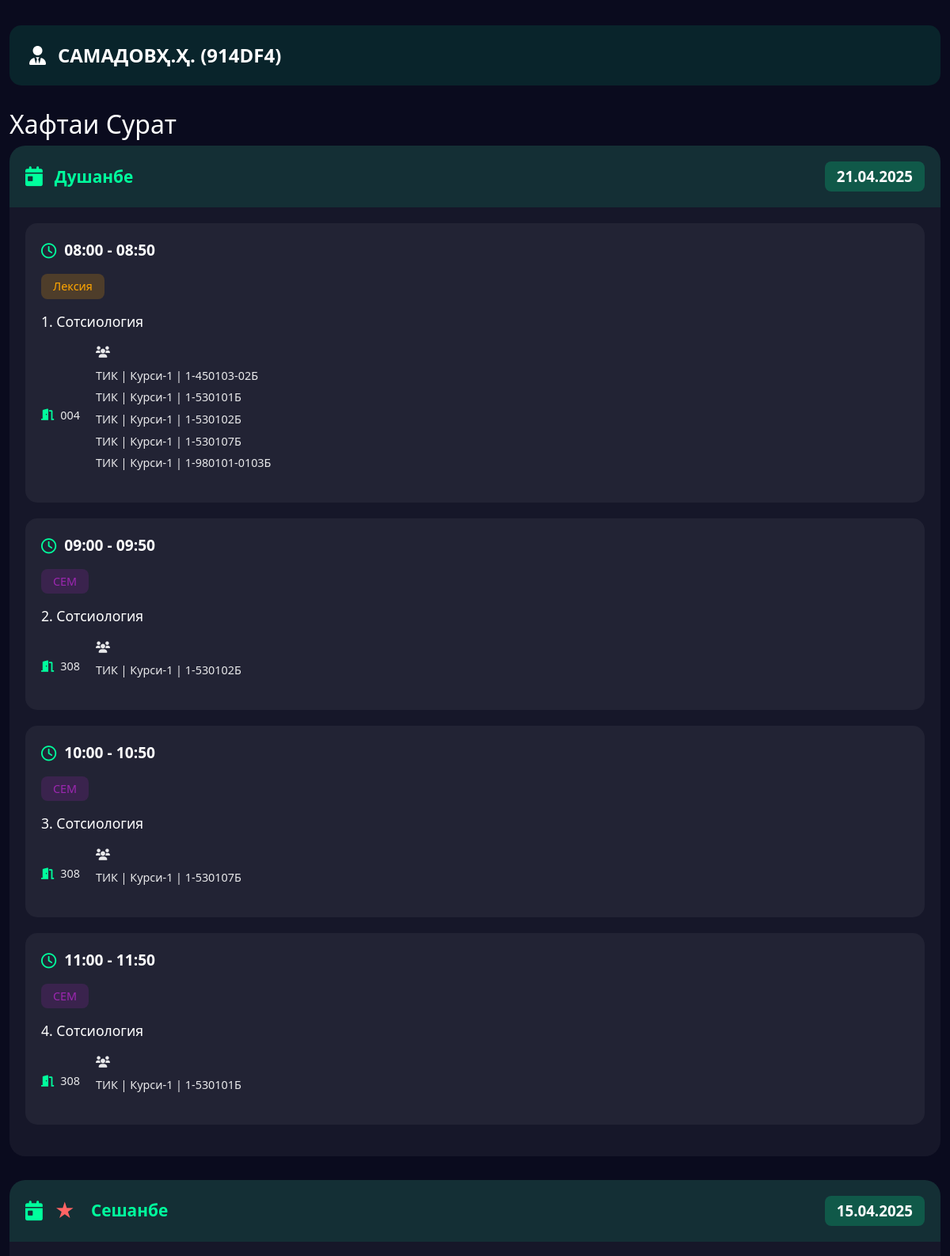
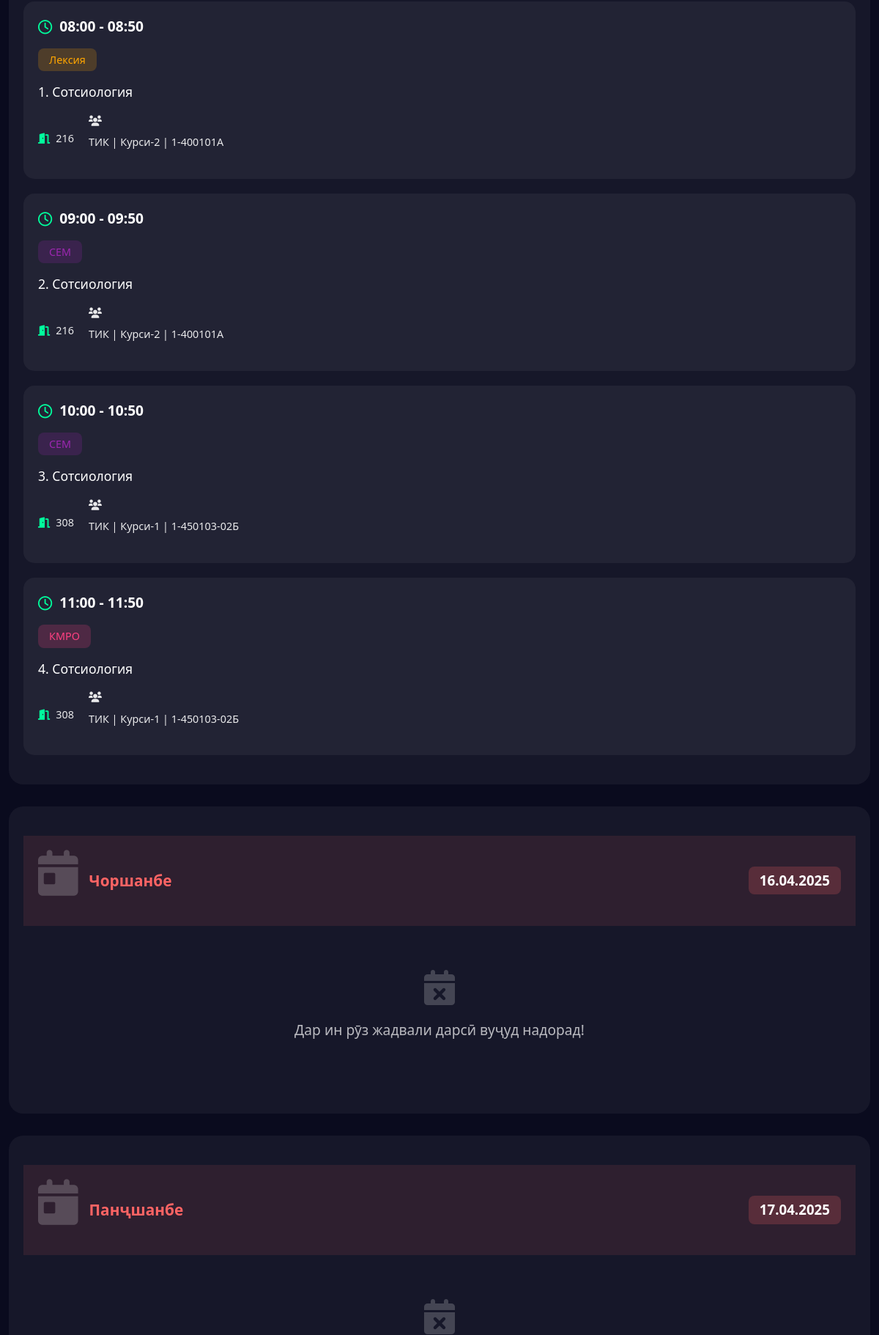
The app's page /teacher/914DF4 (upper part) with its own data (2 pictures, top to bottom).
### tables this page shows
CREATE TABLE teachers (
        id INTEGER PRIMARY KEY AUTOINCREMENT,
        teacher_name TEXT NOT NULL UNIQUE,
        teacher_code TEXT NOT NULL
    );

CREATE TABLE schedules (
        id INTEGER PRIMARY KEY AUTOINCREMENT,
        faculty TEXT NOT NULL,
        course TEXT NOT NULL,
        "group" TEXT NOT NULL,
        day TEXT NOT NULL,
        lesson_time TEXT NOT NULL,
        lesson_type TEXT,
        subject TEXT NOT NULL,
        teacher TEXT NOT NULL,
        room TEXT NOT NULL,
        week_type TEXT NOT NULL CHECK (week_type IN ('Четный', 'Нечетный'))
    );

### app.py (the view)
@app.route('/teacher/<teacher_code>')
def show_teacher_schedule(teacher_code):
    conn = get_db_connection()
    try:
        teacher = conn.execute('SELECT teacher_name FROM teachers WHERE teacher_code=?', (teacher_code,)).fetchone()
        if not teacher:
            flash('Noto‘g‘ri muallim kodi!', 'danger')
            return redirect(url_for('main'))
        teacher_name = teacher['teacher_name']
        lessons = conn.execute('SELECT * FROM schedules ORDER BY lesson_time').fetchall()
        current_week_type = get_week_type()
        week_types = ['Четный', 'Нечетный'] if current_week_type == 'Четный' else ['Нечетный', 'Четный']
        display_week_types = {week_type: display_week_type(week_type) for week_type in week_types}
        schedule = {week_type: {} for week_type in week_types}
        week_dates = get_current_week_dates()
        ordered_days = DAYS_OF_WEEK
        today = datetime.today().strftime('%d.%m.%Y')
        current_day = DAYS_OF_WEEK[datetime.today().weekday()]
        for week_type in week_types:
            for day_name in ordered_days:
                schedule[week_type][day_name] = {
                    'date': week_dates[day_name],
                    'weekday': DAYS_OF_WEEK.index(day_name),
                    'lessons': [],
                    'is_today': day_name == current_day and week_dates[day_name] == today and week_type == current_week_type
                }
        for lesson in lessons:
            lesson_teacher = lesson['teacher']
            normalized_lesson_teacher = normalize_teacher_name(lesson_teacher)
            if are_names_similar(normalized_lesson_teacher, teacher_name, threshold=0.85):
                day_name = lesson['day']
                week_type = lesson['week_type']
                if day_name in schedule[week_type]:
                    schedule[week_type][day_name]['lessons'].append({
                        'time': lesson['lesson_time'],
                        'type': lesson['lesson_type'],
                        'subject': lesson['subject'],
                        'room': lesson['room'],
                        'group': f"{lesson['faculty']} | {lesson['course']} | {lesson['group']}"
                    })
        for week_type in week_types:
            for day_name in ordered_days:
                lessons = schedule[week_type][day_name]['lessons']
                if lessons:
                    lessons_by_time = {}
                    for lesson in lessons:
                        time = lesson['time']
                        if time not in lessons_by_time:
                            lessons_by_time[time] = []
                        lessons_by_time[time].append(lesson)
                    new_lessons = []
                    for time in sorted(lessons_by_time.keys()):
                        time_lessons = lessons_by_time[time]
                        groups = [l['group'] for l in time_lessons]
                        first_lesson = time_lessons[0]
                        new_lessons.append({
                            'time': time,
                            'type': first_lesson['type'],
                            'subject': first_lesson['subject'],
                            'room': first_lesson['room'],
                            'groups': groups
                        })
                    schedule[week_type][day_name]['lessons'] = new_lessons
    finally:
        conn.close()
    return render_template('teacher_schedule.html', schedule=schedule, teacher_name=teacher_name,
                          teacher_code=teacher_code, display_week_types=display_week_types)

### app.py (called while the page is built)
def get_db_connection():
    conn = sqlite3.connect(DB_PATH)
    conn.row_factory = sqlite3.Row
    return conn

def normalize_teacher_name(teacher_name):
    teacher_name = teacher_name.strip()
    prefixes = ["н.и техникӣ", "н.и.иқтисодӣ", "н.и.", "дотс.", "проф.", "техникӣ", "иқтисодӣ", "доц.", "профессор", "профессори", "доцент", "доценти", "таърих", "таърихи", "мудири"]
    for prefix in prefixes:
        if prefix in teacher_name:
            teacher_name = teacher_name.replace(prefix, "").strip()
    parts = teacher_name.split()
    if len(parts) == 1:
        return parts[0]
    elif len(parts) > 1 and parts[-1].replace(".", "").isupper():
        return " ".join(parts[-2:])
    return teacher_name

def are_names_similar(name1, name2, threshold=0.8):
    similarity = SequenceMatcher(None, name1, name2).ratio()
    return similarity >= threshold

def get_current_week_dates():
    today = datetime.now()
    week_dates = {}
    for i in range(7):
        target_date = today + timedelta(days=i)
        weekday_num = target_date.weekday()
        day_name = DAYS_OF_WEEK[weekday_num]
        week_dates[day_name] = target_date.strftime("%d.%m.%Y")
    return week_dates

def get_week_type():
    today = datetime.today()
    week_number = today.isocalendar()[1]
    return 'Четный' if week_number % 2 == 0 else 'Нечетный'

def display_week_type(week_type):
    return "Сурат" if week_type == "Четный" else "Махрач"

### templates/teacher_schedule.html (shortened to what this page needs)
<!DOCTYPE html>
<html lang="tg">
<head>
    <link href="https://cdn.jsdelivr.net/npm/bootstrap@5.3.0/dist/css/bootstrap.min.css" rel="stylesheet">
    <link href="https://cdnjs.cloudflare.com/ajax/libs/font-awesome/6.0.0/css/all.min.css" rel="stylesheet">
    <link href="{{ url_for('static', filename='css/styles.css') }}" rel="stylesheet">
</head>
<body>
    <div class="container">
        <div class="group-header">
            <i class="fas fa-user-tie"></i>
            <span class="group-name">{{ teacher_name }} ({{ teacher_code }})</span>
        </div>
        {% for week_type, days in schedule.items() %}
            <form name="{{ display_week_types[week_type] }}">
                <div class="week-section">
                    <h2>Хафтаи {{ display_week_types[week_type] }}</h2>
                    {% for day_name, data in days.items() %}
                        <div class="day-card {% if data.lessons|length > 0 %}has-lessons{% else %}no-lessons{% endif %}">
                            <div class="day-header">
                                <i class="fas fa-calendar-day"></i>
                                {% if data.is_today %}
                                    <span class="today-marker">★</span>
                                {% endif %}
                                <span class="day-name">{{ day_name }}</span>
                                <span class="day-date">{{ data.date }}</span>
                            </div>
                            <div class="lessons-container">
                                {% if data.weekday == 6 %}
                                    <div class="no-lessons sunday">
                                        <i class="fas fa-coffee"></i>
                                        <p>Дар ин рӯз жадвали дарсӣ вуҷуд надорад!</p>
                                    </div>
                                {% elif data.lessons|length > 0 %}
                                    {% for lesson in data.lessons %}
                                        <div class="lesson-card">
                                            <div class="lesson-time">
                                                <i class="far fa-clock clock-icon"></i>
                                                {{ lesson.time }}
                                            </div>
                                            <div class="lesson-type {{ lesson.type|lower }}">
                                                {{ lesson.type }}
                                            </div>
                                            <div class="lesson-subject">
                                                {{ lesson.subject }}
                                            </div>
                                            <div class="lesson-details">
                                                <div class="lesson-room">
                                                    <i class="fas fa-door-open"></i>
                                                    {{ lesson.room }}
                                                </div>
                                                <div class="lesson-group">
                                                    <i class="fas fa-users"></i>
                                                    <ul class="lesson-groups">
                                                        {% for group in lesson.groups %}
                                                            <li>{{ group }}</li>
                                                        {% endfor %}
                                                    </ul>
                                                </div>
                                            </div>
                                        </div>
                                    {% endfor %}
                                {% else %}
                                    <div class="no-lessons">
                                        <i class="fas fa-calendar-xmark"></i>
                                        <p>Дар ин рӯз жадвали дарсӣ вуҷуд надорад!</p>
                                    </div>
                                {% endif %}
                            </div>
                        </div>
                    {% endfor %}
                </div>
            </form>
        {% endfor %}
    </div>
</body>
</html>

### static/css/styles.css (style rules this page uses)
body { background-color: #0a0b1e; color: #ffffff; min-height: 100vh; font-family: 'Segoe UI', system-ui, -apple-system, sans-serif; }
.container { padding-top: 2rem; padding-bottom: 2rem; max-width: 1200px; }
.group-header { display: flex; align-items: center; gap: 15px; background: rgba(0, 255, 157, 0.1); padding: 20px 25px; border-radius: 15px; margin-bottom: 30px; font-size: 1.5em; font-weight: 600; }
.group-header .group-name { color: #ffffff; text-transform: uppercase; }
form { margin-bottom: 40px; }
.day-card { background: rgba(255, 255, 255, 0.05); border-radius: 20px; margin-bottom: 30px; overflow: hidden; }
.day-card.has-lessons .day-header { background: rgba(0, 255, 157, 0.1); color: #00ff9d; }
.day-card.no-lessons .day-header { background: rgba(255, 100, 100, 0.1); color: #ff6464; }
.day-header { padding: 20px; display: flex; align-items: center; gap: 15px; font-size: 1.3em; font-weight: 600; }
.day-header i { font-size: 1.2em; }
.day-header .today-marker { font-size: 1.2em; margin-right: 5px; }
.day-card.has-lessons .day-header .today-marker { color: #ff6464; }
.day-header .day-name { margin-right: auto; }
.day-header .day-date { font-size: 0.9em; padding: 5px 15px; border-radius: 8px; color: #ffffff; }
.day-card.has-lessons .day-header .day-date { background: rgba(0, 255, 157, 0.2); }
.day-card.no-lessons .day-header .day-date { background: rgba(255, 100, 100, 0.2); }
.lessons-container { padding: 20px; }
.no-lessons { text-align: center; padding: 40px 20px; color: rgba(255, 255, 255, 0.7); }
.no-lessons i { font-size: 3em; margin-bottom: 20px; color: rgba(255, 255, 255, 0.2); }
.no-lessons p { font-size: 1.2em; margin: 0; }
.lesson-card { background: rgba(255, 255, 255, 0.05); border-radius: 15px; padding: 20px; margin-bottom: 20px; transition: transform 0.3s ease, background 0.3s ease; }
.lesson-time { font-size: 1.2em; font-weight: 600; color: #ffffff; margin-bottom: 15px; display: flex; align-items: center; gap: 10px; }
.lesson-time .clock-icon { color: #00ff9d; }
.lesson-type { display: inline-block; padding: 5px 15px; border-radius: 8px; font-size: 0.9em; margin-bottom: 15px; }
.lesson-type.лексия { background: rgba(255, 166, 0, 0.2); color: #ffa600; }
.lesson-type.кмро { background: rgba(255, 64, 129, 0.2); color: #ff4081; }
.lesson-type.сем { background: rgba(156, 39, 176, 0.2); color: #9c27b0; }
.lesson-subject { font-size: 1.1em; font-weight: 500; margin-bottom: 15px; color: #ffffff; word-break: break-word; }
.lesson-details { display: flex; gap: 20px; color: rgba(255, 255, 255, 0.9); font-size: 0.9em; }
.lesson-teacher, .lesson-room { display: flex; align-items: center; gap: 8px; }
.lesson-teacher i, .lesson-room i { color: #00ff9d; }

### templates/teacher_schedule.html (style rules this page uses)
.lesson-groups { list-style-type: none; padding-left: 0; margin-top: 5px; }
.lesson-groups li { display: flex; align-items: center; gap: 8px; color: rgba(255, 255, 255, 0.9); padding: 3px 0; }

### records on screen
teachers: teacher_name "САМАДОВҲ.Ҳ.", teacher_code "914DF4"
schedules: time "08:00 - 08:50", type "Лексия", subject "1. Сотсиология", room "004", groups "ТИК | Курси-1 | 1-450103-02Б" "ТИК | Курси-1 | 1-530101Б" "ТИК | Курси-1 | 1-530102Б" "ТИК | Курси-1 | 1-530107Б" "ТИК | Курси-1 | 1-980101-0103Б"
schedules: time "09:00 - 09:50", type "СЕМ", subject "2. Сотсиология", room "308", groups "ТИК | Курси-1 | 1-530102Б"
schedules: time "10:00 - 10:50", type "СЕМ", subject "3. Сотсиология", room "308", groups "ТИК | Курси-1 | 1-530107Б"
schedules: time "11:00 - 11:50", type "СЕМ", subject "4. Сотсиология", room "308", groups "ТИК | Курси-1 | 1-530101Б"
schedules: time "08:00 - 08:50", type "Лексия", subject "1. Сотсиология", room "216", groups "ТИК | Курси-2 | 1-400101A"
schedules: time "09:00 - 09:50", type "СЕМ", subject "2. Сотсиология", room "216", groups "ТИК | Курси-2 | 1-400101A"
schedules: time "10:00 - 10:50", type "СЕМ", subject "3. Сотсиология", room "308", groups "ТИК | Курси-1 | 1-450103-02Б"
schedules: time "11:00 - 11:50", type "КМРО", subject "4. Сотсиология", room "308", groups "ТИК | Курси-1 | 1-450103-02Б"

### other values on screen
{{ display_week_types[week_type] }} "Сурат"
{{ day_name }} "Душанбе" "Сешанбе" "Чоршанбе" "Панҷшанбе"
{{ data.date }} "21.04.2025" "15.04.2025" "16.04.2025" "17.04.2025"
